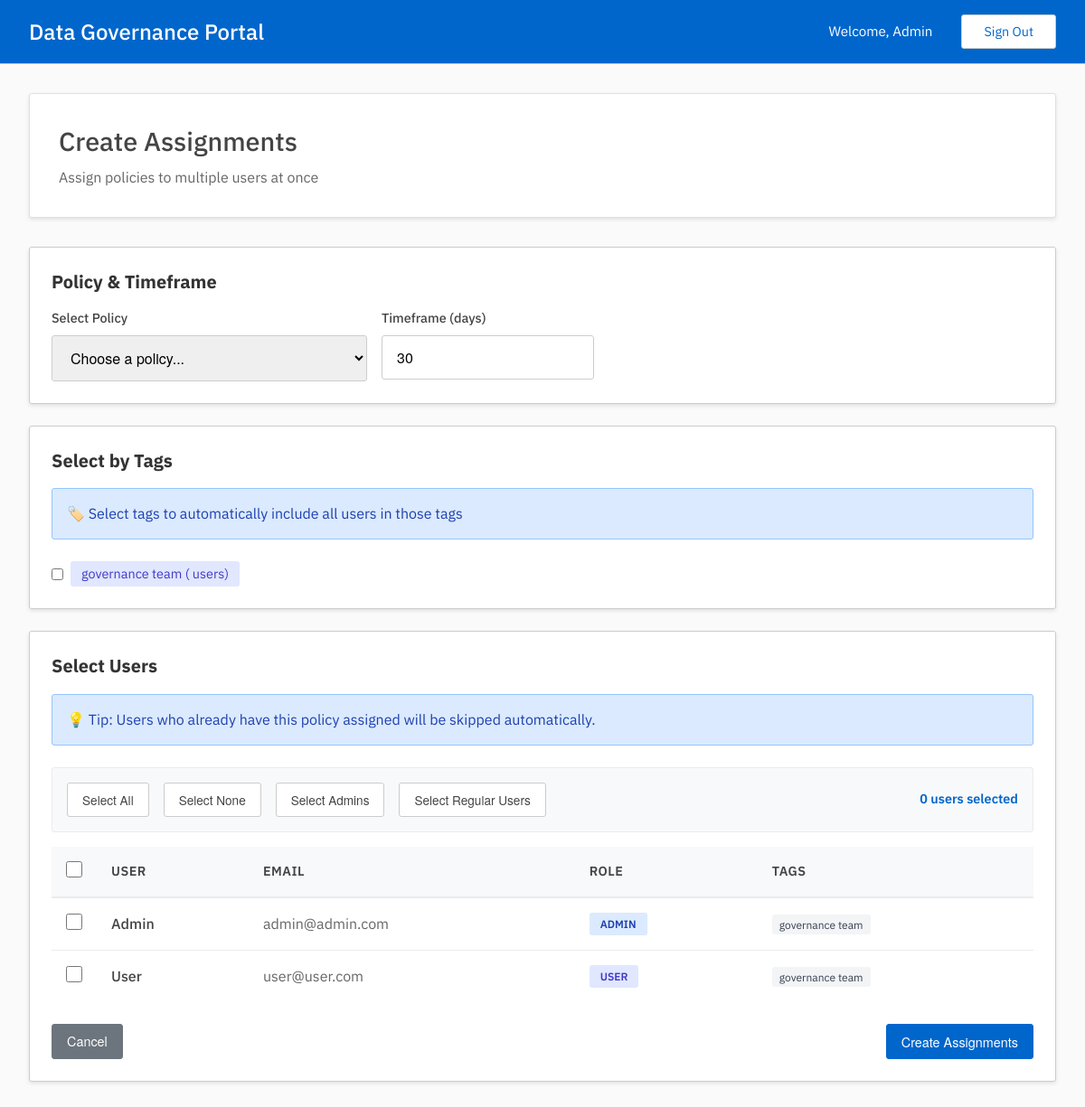
Screenshot of /admin/manage_assignments/create (signed in) with the database file from the repository.
### tables this page shows
CREATE TABLE users(
        uuid TEXT UNIQUE NOT NULL PRIMARY KEY,
        email TEXT UNIQUE NOT NULL,
        password_hash TEXT NOT NULL,
        name TEXT NOT NULL,
        is_admin INTEGER NOT NULL DEFAULT 0
        );

CREATE TABLE tags(
        uuid TEXT UNIQUE NOT NULL PRIMARY KEY,
        name TEXT NOT NULL UNIQUE,
        description TEXT,
        members TEXT
        );

### admin.py (the view, shortened to what this page needs)
@admin.route('/manage_assignments/create', methods=['GET', 'POST'])
@admin_required
def create_assignment():
    users_result = get_users_with_tags()
    users = users_result['data'] if users_result['status'] == '200' else []
    policies = read_get_policies()
    tags = read_get_tags()
    return render_template('admin/manage_assignments/create.html',
                         users=users,
                         policies=policies["data"],
                         tags=tags["data"])

### auth.py (called while the page is built)
def admin_required(f):
    @wraps(f)
    def wrap(*args, **kwargs):
        if session['user']['is_admin']:
            return f(*args, **kwargs)
        else:
            print("403: User is not an admin.")
            return redirect(url_for('user.dashboard'))
    return wrap

### db.py (called while the page is built)
def get_conn_curs():
    conn = sqlite3.connect(DATABASE)
    conn.row_factory = sqlite3.Row
    curs = conn.cursor()
    curs.execute("PRAGMA foreign_keys = ON")
    return conn, curs

def commit_close(conn, curs):
    conn.commit()
    curs.close()
    conn.close()

def get_policies():
    conn, curs = get_conn_curs()
    curs.execute("SELECT * FROM policies")
    policies = curs.fetchall()
    commit_close(conn, curs)
    return {
        "status": "200",
        "message": "Policies found successfully",
        "data": policies
        }

def get_tags():
    conn, curs = get_conn_curs()
    curs.execute("SELECT * FROM tags ORDER BY name")
    tags = curs.fetchall()
    commit_close(conn, curs)
    return {
        "status": "200",
        "message": "Tags found successfully",
        "data": [dict(tag) for tag in tags]
    }

def get_users_with_tags():
    conn, curs = get_conn_curs()
    curs.execute("SELECT * FROM users ORDER BY name")
    users = curs.fetchall()
    curs.execute("SELECT * FROM tags")
    tags = curs.fetchall()
    user_data = []
    for user in users:
        user_dict = dict(user)
        user_tags = []
        for tag in tags:
            if tag['members'] and user['uuid'] in tag['members'].split(','):
                user_tags.append({
                    'uuid': tag['uuid'],
                    'name': tag['name']
                })
        user_dict['tags'] = user_tags
        user_data.append(user_dict)
    commit_close(conn, curs)
    return {
        "status": "200",
        "message": "Users with tags found successfully",
        "data": user_data
    }

### templates/admin/manage_assignments/create.html (shortened to what this page needs)
{% extends "base.html" %}
{% block content %}
<div class="dashboard-header">
    <h2>Create Assignments</h2>
    <p>Assign policies to multiple users at once</p>
</div>
<form method="POST" id="assignmentForm">
    <div class="table-container mb-3">
        <h3 style="color: #333; margin-bottom: 1rem; font-size: 1.25rem;">Policy & Timeframe</h3>
        <div style="display: grid; grid-template-columns: 2fr 1fr; gap: 1rem; max-width: 600px;">
            <div class="form-group">
                <label for="policy" class="form-label">Select Policy</label>
                <select name="policy" id="policy" class="form-input" required style="width: 100%;">
                    <option value="">Choose a policy...</option>
                </select>
            </div>
            <div class="form-group">
                <label for="timeframe_days" class="form-label">Timeframe (days)</label>
                <input type="number" name="timeframe_days" id="timeframe_days"
                       class="form-input" placeholder="30" min="1" value="30" required>
            </div>
        </div>
    </div>
    {% if tags %}
    <div class="table-container mb-3">
        <h3 style="color: #333; margin-bottom: 1rem; font-size: 1.25rem;">Select by Tags</h3>
        <div class="info-message mb-3">
            🏷️ Select tags to automatically include all users in those tags
        </div>
        <div style="display: flex; flex-wrap: wrap; gap: 1rem;">
            {% for tag in tags %}
            <label class="tag-selector" style="display: flex; align-items: center; gap: 0.5rem; cursor: pointer;">
                <input type="checkbox"
                       class="tag-checkbox"
                       value="{{ tag['uuid'] }}"
                       data-members="{{ tag['members'] or '' }}"
                       onchange="updateUserSelectionFromTags()">
                <span style="padding: 0.25rem 0.75rem; background: #e0e7ff; color: #4338ca; border-radius: 3px; font-size: 0.9rem;">
                    {{ tag['name'] }} ({{ tag['member_count'] }} users)
                </span>
            </label>
            {% endfor %}
        </div>
    </div>
    {% endif %}
    <div class="table-container">
        <h3 style="color: #333; margin-bottom: 1rem; font-size: 1.25rem;">Select Users</h3>
        <div class="info-message mb-3">
            💡 Tip: Users who already have this policy assigned will be skipped automatically.
        </div>
        <div class="bulk-actions">
            <button type="button" class="bulk-select-btn" onclick="selectAll()">Select All</button>
            <button type="button" class="bulk-select-btn" onclick="selectNone()">Select None</button>
            <button type="button" class="bulk-select-btn" onclick="selectAdmins()">Select Admins</button>
            <button type="button" class="bulk-select-btn" onclick="selectRegularUsers()">Select Regular Users</button>
            <span class="selected-count" id="selectedCount">0 users selected</span>
        </div>
        <table class="data-table">
            <thead>
                <tr>
                    <th class="checkbox-cell">
                        <input type="checkbox" id="selectAllCheckbox" class="custom-checkbox"
                               onchange="toggleAll(this)">
                    </th>
                    <th>User</th>
                    <th>Email</th>
                    <th>Role</th>
                    <th>Tags</th>
                </tr>
            </thead>
            <tbody>
                {% for user in users %}
                <tr>
                    <td class="checkbox-cell">
                        <input type="checkbox" name="users" value="{{ user['uuid'] }}"
                               class="custom-checkbox user-checkbox"
                               data-admin="{{ user['is_admin'] }}"
                               onchange="updateSelectedCount()">
                    </td>
                    <td>
                        <div style="font-weight: 500;">{{ user['name'] }}</div>
                    </td>
                    <td style="color: #666;">{{ user['email'] }}</td>
                    <td>
                        <span class="role-badge {{ 'role-admin' if user['is_admin'] else 'role-user' }}">
                            {{ 'Admin' if user['is_admin'] else 'User' }}
                        </span>
                    </td>
                    <td>
                        {% if user['tags'] %}
                            {% for tag in user['tags'] %}
                                <span style="display: inline-block; padding: 0.15rem 0.5rem; background: #f3f4f6; color: #374151; border-radius: 3px; font-size: 0.75rem; margin-right: 0.25rem;">
                                    {{ tag['name'] }}
                                </span>
                            {% endfor %}
                        {% else %}
                            <span style="color: #aaa; font-size: 0.85rem;">No tags</span>
                        {% endif %}
                    </td>
                </tr>
                {% endfor %}
            </tbody>
        </table>
        <div class="action-buttons mt-3" style="display: flex; justify-content: space-between;">
            <a href="{{ url_for('admin.manage_assignments') }}" class="btn btn-secondary">Cancel</a>
            <button type="submit" class="btn btn-action" id="submitBtn" disabled>
                Create Assignments
            </button>
        </div>
    </div>
</form>
{% endblock %}

### templates/base.html (shortened to what this page needs)
<!DOCTYPE html>
<html lang="en">
<head>
    <link rel="stylesheet" href="{{ url_for('static', filename='styles.css') }}">
</head>
<body>
    {% if session.get('user') %}
    <header class="header">
        <div class="header-content">
            <div class="header-left">
                <h1>Data Governance Portal</h1>
            </div>
            <div class="header-right">
                <span class="welcome-text">Welcome, {{ session['user']['name'] }}</span>
                <a href="{{ url_for('login') }}" class="sign-out-btn">Sign Out</a>
            </div>
        </div>
    </header>
    {% endif %}
    <main class="main-content">
        {% block content %}{% endblock %}
    </main>
</body>
</html>

### static/styles.css (style rules this page uses)
* { margin: 0; padding: 0; box-sizing: border-box; }
body { font-family: 'IBM Plex Sans'; color: #444; line-height: 1.42; min-height: 100vh; display: flex; flex-direction: column; background-color: #fafafa; }
.header { background-color: #06c; color: white; padding: 1rem 0; box-shadow: rgba(0,0,0,0.2) 0 2px 8px; border-bottom: 1px solid #ccc; }
.header-content { max-width: 1200px; margin: 0 auto; color: white; padding: 0 2rem; display: flex; justify-content: space-between; align-items: center; }
.header-left { display: flex; align-items: center; gap: 0.5rem; }
.header h1 { font-size: 1.5rem; font-weight: 500; color: white; }
.header-right { display: flex; align-items: center; gap: 2rem; }
.welcome-text { font-size: 0.95rem; color: white; }
.sign-out-btn { background-color: transparent; color: #06c; border: 1px solid #ccc; padding: 0.5rem 1.5rem; border-radius: 3px; text-decoration: none; transition: all 0.3s ease; font-size: 0.9rem; background-color: white; }
.main-content { flex: 1; max-width: 1200px; width: 100%; margin: 0 auto; background-color: #fafafa; padding: 2rem; }
.form-group { display: flex; flex-direction: column; gap: 0.5rem; }
.form-label { color: #444; font-size: 0.9rem; font-weight: 500; }
.form-input { padding: 0.75rem 1rem; border: 1px solid #ccc; border-radius: 3px; font-size: 1rem; transition: border-color 0.3s ease; font-family: 'Helvetica Neue', 'Helvetica', 'Arial', sans-serif; }
.dashboard-header { background-color: white; padding: 2rem; border-radius: 3px; margin-bottom: 2rem; box-shadow: rgba(0,0,0,0.1) 0 2px 4px; border: 1px solid #e0e0e0; }
.dashboard-header h2 { color: #444; font-size: 1.8rem; margin-bottom: 0.5rem; font-weight: 500; }
.dashboard-header p { color: #666; font-size: 1rem; }
.table-container { background-color: white; border-radius: 3px; padding: 1.5rem; box-shadow: rgba(0,0,0,0.1) 0 2px 4px; border: 1px solid #ccc; overflow-x: auto; }
.data-table { width: 100%; border-collapse: collapse; }
.data-table th { background-color: #f8f9fa; color: #444; font-weight: 600; text-align: left; padding: 1rem; border-bottom: 2px solid #e9ecef; font-size: 0.9rem; text-transform: uppercase; letter-spacing: 0.5px; }
.data-table td { padding: 1rem; border-bottom: 1px solid #e9ecef; color: #444; }
.data-table tr:last-child td { border-bottom: none; }
.btn { padding: 0.5rem 1rem; border-radius: 3px; text-decoration: none; font-size: 0.9rem; cursor: pointer; transition: all 0.3s ease; border: 1px solid transparent; display: inline-block; text-align: center; font-family: 'Helvetica Neue', 'Helvetica', 'Arial', sans-serif; }
.btn-action { background-color: #06c; color: white; border-color: #06c; }
.btn-secondary { background-color: #6c757d; color: white; border-color: #6c757d; }
.bulk-actions { display: flex; gap: 1rem; align-items: center; margin-bottom: 1rem; padding: 1rem; background: #f8f9fa; border-radius: 3px; border: 1px solid #e9ecef; }
.bulk-select-btn { padding: 0.5rem 1rem; border: 1px solid #ccc; background: white; border-radius: 3px; cursor: pointer; font-size: 0.85rem; color: #444; transition: all 0.2s ease; font-family: 'Helvetica Neue', 'Helvetica', 'Arial', sans-serif; }
.selected-count { color: #06c; font-weight: 600; font-size: 0.9rem; margin-left: auto; }
.checkbox-cell { width: 40px; text-align: center; }
.custom-checkbox { width: 18px; height: 18px; cursor: pointer; accent-color: #06c; }
.role-badge { display: inline-block; padding: 0.25rem 0.75rem; border-radius: 3px; font-size: 0.75rem; font-weight: 600; text-transform: uppercase; }
.role-admin { background: #dbeafe; color: #1e40af; }
.role-user { background: #e0e7ff; color: #4338ca; }
.action-buttons { display: flex; gap: 0.5rem; align-items: center; }
.info-message { background: #dbeafe; color: #1e40af; padding: 1rem; border-radius: 3px; margin-bottom: 1.5rem; border: 1px solid #93c5fd; }
.mt-3 { margin-top: 1.5rem; }
.mb-3 { margin-bottom: 1.5rem; }

### rows the page displays
users: user.name "Admin", name "Admin", email "admin@admin.com", is_admin "ADMIN"
tags: name "governance team"
users: name "User", email "user@user.com", is_admin "USER"
